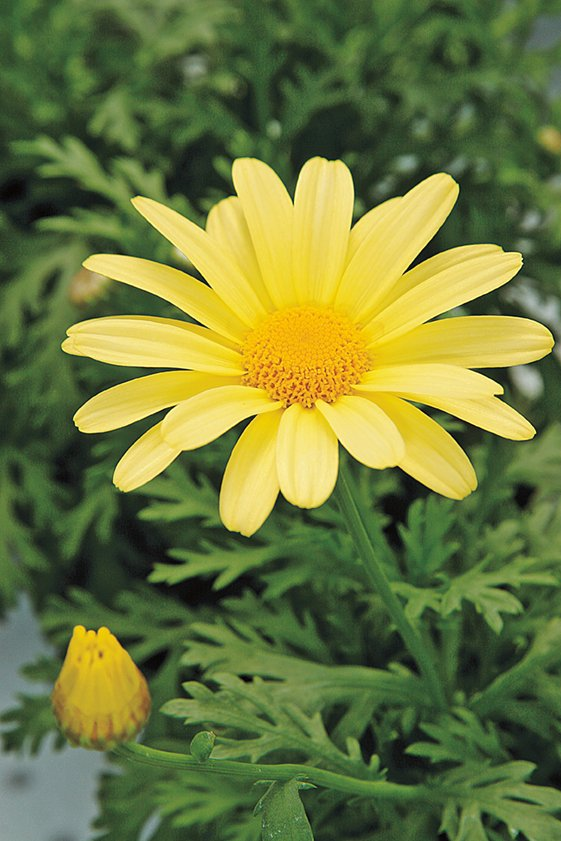
#> input picture images/daisy.jpg, 561 x 841 px
$ python hist_eq_foreground.py
#> lines starting #> are read from the running program, lines starting #| are printed output that depends on the picture; after the words box and inside, x2 and y2 are one past the last pixel; in counts of white or black regions, pixels touching at a corner belong together
import cv2
import numpy as np
import matplotlib.pyplot as plt
import os

# -------------------------
# Settings
# -------------------------
IMG_PATH = "../images/daisy.jpg"  # Figure 5 = daisy
OUT_DIR = "../outputs"
os.makedirs(OUT_DIR, exist_ok=True)

# -------------------------
# Load image
# -------------------------
img = cv2.imread(IMG_PATH)
#> img is the input picture: shape (841, 561, 3); mean B, G, R 60.7, 120.3, 108.5
if img is None:
    raise FileNotFoundError(f"Could not load image: {IMG_PATH}")

# Convert to RGB for display
img_rgb = cv2.cvtColor(img, cv2.COLOR_BGR2RGB)

# Convert to HSV
hsv = cv2.cvtColor(img_rgb, cv2.COLOR_RGB2HSV)
#> hsv: shape (841, 561, 3); mean H, S, V 45.8, 119.6, 126.6
h, s, v = hsv[:,:,0], hsv[:,:,1], hsv[:,:,2]

# -------------------------
# Step (a): Display H, S, V planes
# -------------------------
fig1, axes = plt.subplots(1, 3, figsize=(12, 4))
axes[0].imshow(h, cmap='gray')
axes[0].set_title("Hue Plane")
axes[0].axis('off')

axes[1].imshow(s, cmap='gray')
axes[1].set_title("Saturation Plane")
axes[1].axis('off')

axes[2].imshow(v, cmap='gray')
axes[2].set_title("Value Plane")
axes[2].axis('off')

plt.tight_layout()
plt.savefig(os.path.join(OUT_DIR, "q5_hsv_planes.png"), dpi=120)
plt.show()

# -------------------------
# Step (b): Threshold to extract foreground mask
# -------------------------
# Use Value (V) plane: flower is brighter than background
_, mask = cv2.threshold(v, 100, 255, cv2.THRESH_BINARY)
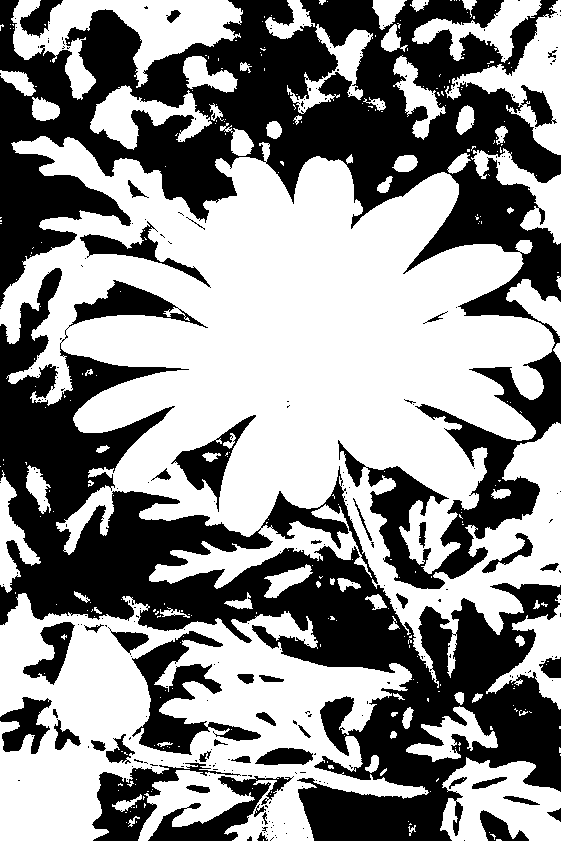
#> mask: shape (841, 561); 55.8% white; 268 black regions (222 under 20 px), largest, box (x1, y1, x2, y2) and area: (0, 0, 561, 589) 95395, (0, 268, 561, 841) 87407, (132, 631, 261, 755) 5262

# Optional: Clean up mask
kernel = np.ones((5,5), np.uint8)
mask = cv2.morphologyEx(mask, cv2.MORPH_CLOSE, kernel)  # Close holes
#> mask: shape (841, 561); 58% white; 78 black regions (1 under 20 px), largest, box (x1, y1, x2, y2) and area: (0, 268, 561, 841) 78622, (0, 0, 561, 302) 66788, (414, 160, 561, 318) 9362
mask = cv2.morphologyEx(mask, cv2.MORPH_OPEN, kernel)   # Remove noise
#> mask: shape (841, 561); 57.4% white; 59 black regions (1 under 20 px), largest, box (x1, y1, x2, y2) and area: (0, 268, 561, 841) 80569, (0, 0, 561, 302) 68125, (414, 160, 561, 318) 9456

# -------------------------
# Step (c): Extract foreground & compute histogram
# -------------------------
fg = cv2.bitwise_and(v, v, mask=mask)  # Use Value channel for equalization
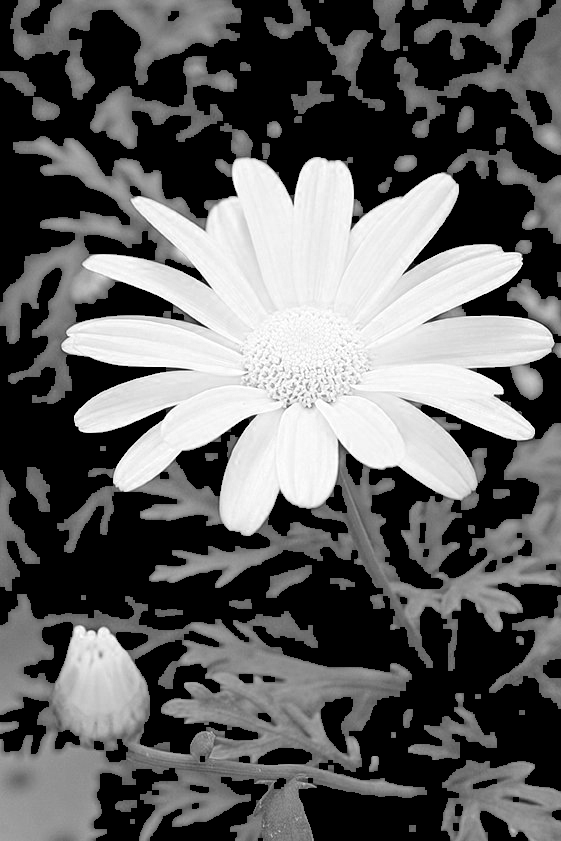
#> fg: shape (841, 561); min 0, max 255, mean 97.4

# Compute histogram of foreground
hist_fg = cv2.calcHist([fg], [0], mask, [256], [0,256]).flatten()
#> hist_fg = 256 values, max 6112 at index 242, min 0 at index 0, mean 1057

# -------------------------
# Step (d): Cumulative sum of histogram
# -------------------------
cdf = np.cumsum(hist_fg)
#> cdf = 256 values from 0 to 270595
cdf_normalized = cdf * 255 / (cdf[-1] + 1e-8)  # Normalize
#> cdf_normalized = 256 values from 0 to 255
lut = np.clip(cdf_normalized, 0, 255).astype(np.uint8)
#> lut = 256 values from 0 to 255

# -------------------------
# Step (e): Apply histogram equalization to foreground
# -------------------------
v_eq = cv2.LUT(v, lut)  # Equalize full Value channel using foreground CDF

# But apply only to foreground
v_enhanced = np.copy(v)
v_enhanced[mask > 0] = v_eq[mask > 0]  # Only update foreground pixels
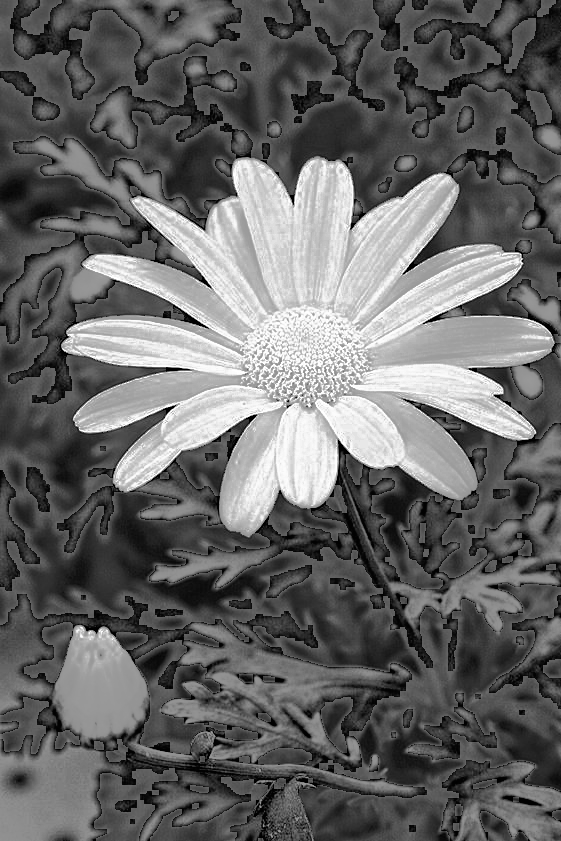
#> v_enhanced: shape (841, 561); min 0, max 255, mean 102.8

# Recombine
hsv_enhanced = cv2.merge([h, s, v_enhanced])
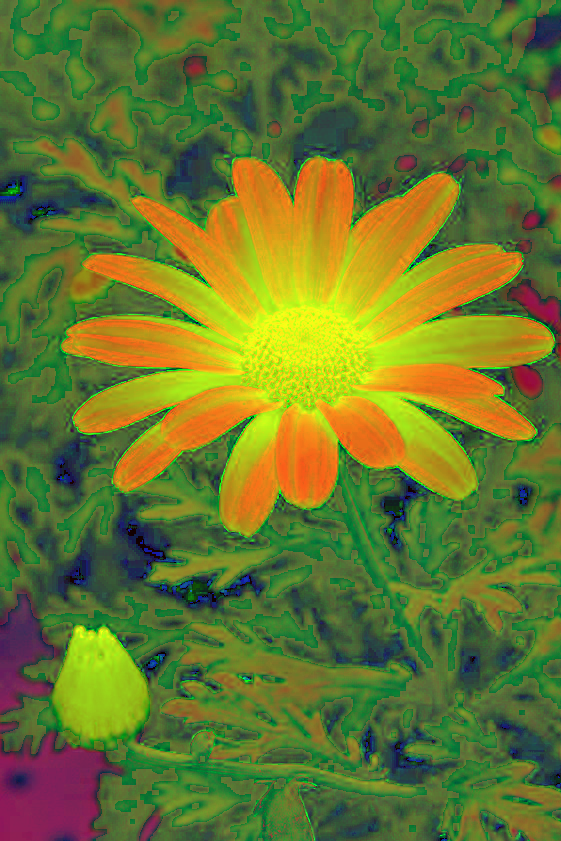
#> hsv_enhanced: shape (841, 561, 3); mean of channels 0, 1, 2 45.8, 119.6, 102.8; drawn as B, G, R
img_enhanced = cv2.cvtColor(hsv_enhanced, cv2.COLOR_HSV2RGB)

# -------------------------
# Step (f): Extract background and combine
# -------------------------
# Background remains original
v_bg = v.copy()
v_bg[mask > 0] = 0  # Zero out foreground
bg_hsv = cv2.merge([h, s, v_bg])
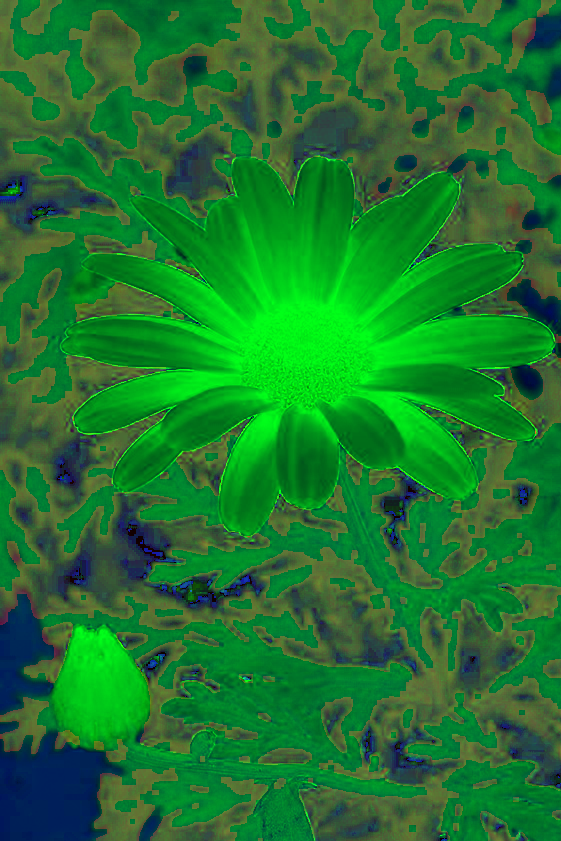
#> bg_hsv: shape (841, 561, 3); mean of channels 0, 1, 2 45.8, 119.6, 29.2; drawn as B, G, R
bg_rgb = cv2.cvtColor(bg_hsv, cv2.COLOR_HSV2RGB)
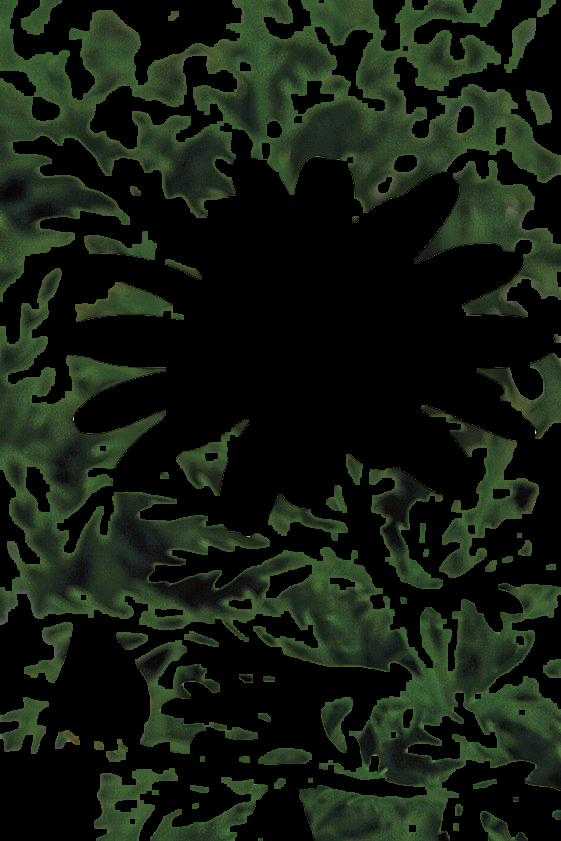
#> bg_rgb: shape (841, 561, 3); mean R, G, B 20.6, 29.2, 17.6

# Final = enhanced foreground + original background
final = np.where(mask[..., None] > 0, img_enhanced, img_rgb)

# -------------------------
# Save and Display Results
# -------------------------
fig2, axes = plt.subplots(2, 3, figsize=(15, 10))

axes[0,0].imshow(img_rgb)
axes[0,0].set_title("Original Image")
axes[0,0].axis('off')

axes[0,1].imshow(h, cmap='gray')
axes[0,1].set_title("Hue Plane")
axes[0,1].axis('off')

axes[0,2].imshow(s, cmap='gray')
axes[0,2].set_title("Saturation Plane")
axes[0,2].axis('off')

axes[1,0].imshow(v, cmap='gray')
axes[1,0].set_title("Value Plane")
axes[1,0].axis('off')

axes[1,1].imshow(mask, cmap='gray')
axes[1,1].set_title("Foreground Mask")
axes[1,1].axis('off')

axes[1,2].imshow(final)
axes[1,2].set_title("Result (Equalized Foreground)")
axes[1,2].axis('off')

plt.tight_layout()
plt.savefig(os.path.join(OUT_DIR, "q5_result.png"), dpi=120)
plt.show()

# -------------------------
# Histogram Comparison (Optional)
# -------------------------
plt.figure(figsize=(12, 5))
plt.subplot(1, 2, 1)
plt.plot(hist_fg, color='blue', label='Foreground (Original)')
plt.title("Foreground Histogram (Before)")
plt.xlabel("Intensity")
plt.ylabel("Frequency")
plt.grid(alpha=0.3)

# New histogram after equalization
hist_eq = cv2.calcHist([v_enhanced], [0], mask, [256], [0,256]).flatten()
#> hist_eq = 256 values, max 6112 at index 221, min 0 at index 8, mean 1057
plt.subplot(1, 2, 2)
plt.plot(hist_eq, color='red', label='Foreground (Equalized)')
plt.title("Foreground Histogram (After)")
plt.xlabel("Intensity")
plt.ylabel("Frequency")
plt.grid(alpha=0.3)

plt.tight_layout()
plt.savefig(os.path.join(OUT_DIR, "q5_histograms.png"), dpi=120)
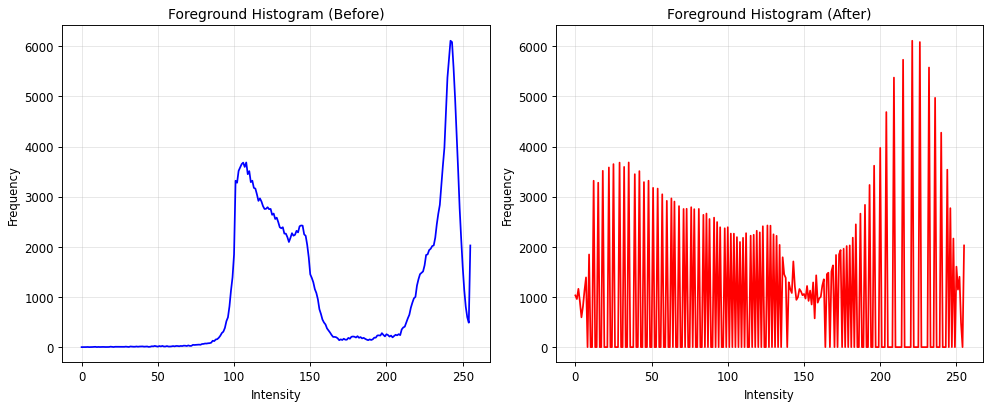
#> figure drawn by matplotlib, 2 panels; panel 1: curve peaks at x = 242, y = 6112; panel 2: curve peaks at x = 221, y = 6112
plt.show()

# -------------------------
# Save output
# -------------------------
cv2.imwrite(os.path.join(OUT_DIR, "q5_mask.png"), mask)
cv2.imwrite(os.path.join(OUT_DIR, "q5_enhanced_foreground.png"), cv2.cvtColor(final, cv2.COLOR_RGB2BGR))

print("✅ Question 5 completed.")
print("📁 Outputs saved to:", OUT_DIR)

$ run again, with images/emma.jpg copied over images/daisy.jpg
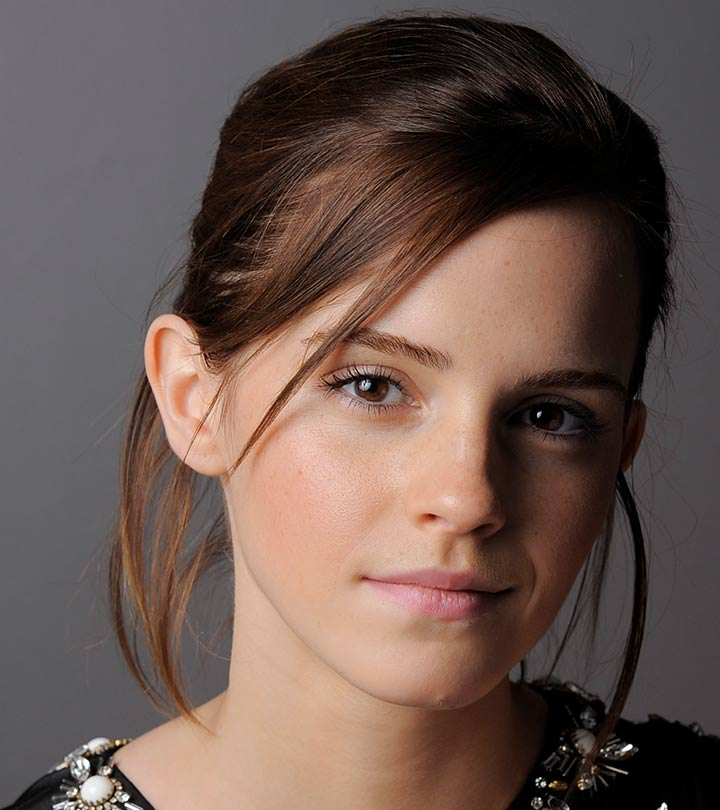
#> input picture images/emma.jpg, 720 x 810 px
#> img is the input picture: shape (810, 720, 3); mean B, G, R 80.1, 87.4, 106.8
#> hsv: shape (810, 720, 3); mean H, S, V 54.8, 73.4, 107.5
#> `_, mask = cv2.threshold(v, 100, 255, cv2.THRESH_BINARY)`:
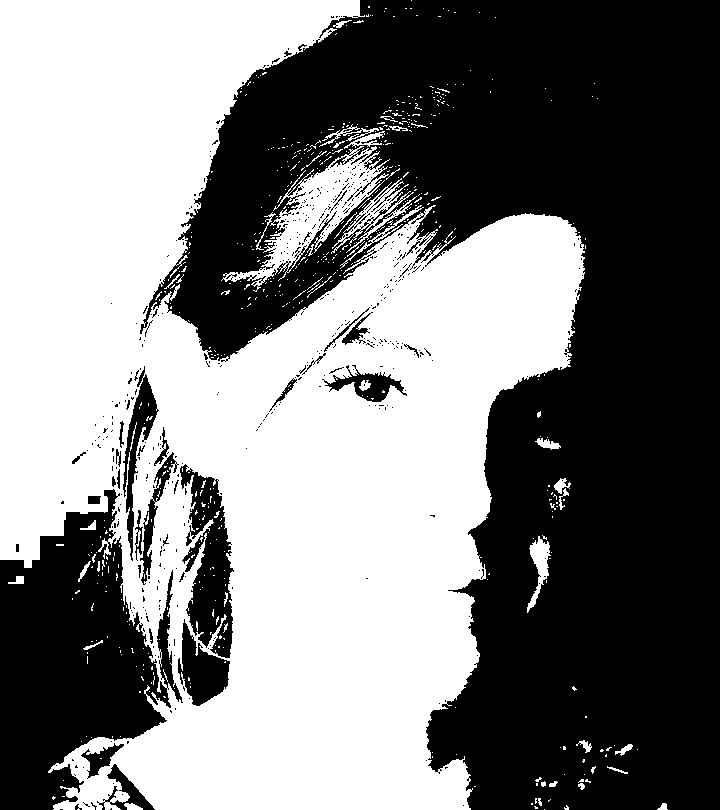
#> mask: shape (810, 720); 49.8% white; 591 white regions (547 under 20 px), largest, box (x1, y1, x2, y2) and area: (0, 0, 585, 810) 277664, (221, 146, 390, 292) 6160, (331, 178, 417, 254) 1221
#> hist_fg = 256 values, max 12577 at index 115, min 0 at index 0, mean 1185.8
#> cdf = 256 values from 0 to 303576
#> cdf_normalized = 256 values from 0 to 255
#> hist_eq = 256 values, max 12577 at index 104, min 0 at index 13, mean 1185.8
#> `plt.savefig(os.path.join(OUT_DIR, "q5_histograms.png"), dpi=120)`:
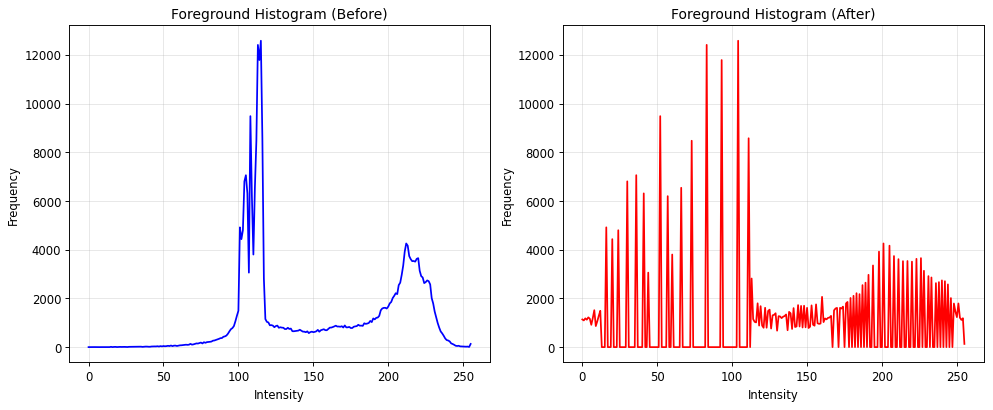
#> figure drawn by matplotlib, 2 panels; panel 1: curve peaks at x = 115, y = 12577; panel 2: curve peaks at x = 104, y = 12577

$ run again, with images/highlights_and_shadows.jpg copied over images/daisy.jpg
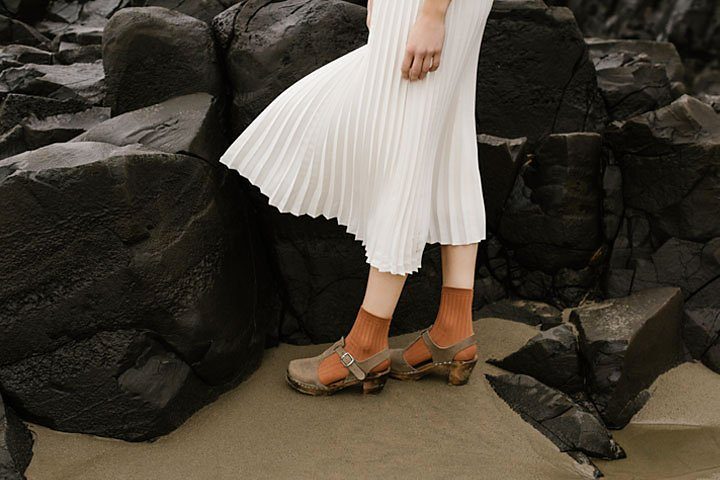
#> input picture images/highlights_and_shadows.jpg, 720 x 480 px
#> img is the input picture: shape (480, 720, 3); mean B, G, R 58.1, 68.6, 75.7
#> hsv: shape (480, 720, 3); mean H, S, V 20.7, 81.9, 75.7
#> `_, mask = cv2.threshold(v, 100, 255, cv2.THRESH_BINARY)`:
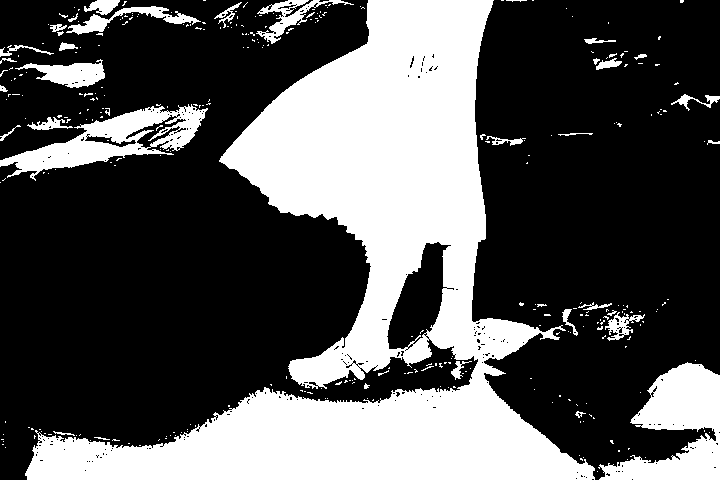
#> mask: shape (480, 720); 33.2% white; 320 white regions (284 under 20 px), largest, box (x1, y1, x2, y2) and area: (25, 0, 595, 480) 94254, (598, 362, 720, 480) 7492, (0, 104, 208, 181) 5610
#> hist_fg = 256 values, max 1801 at index 132, min 0 at index 0, mean 463.7
#> cdf = 256 values from 0 to 118718
#> cdf_normalized = 256 values from 0 to 255
#> hist_eq = 256 values, max 1801 at index 99, min 0 at index 12, mean 463.7
#> `plt.savefig(os.path.join(OUT_DIR, "q5_histograms.png"), dpi=120)`:
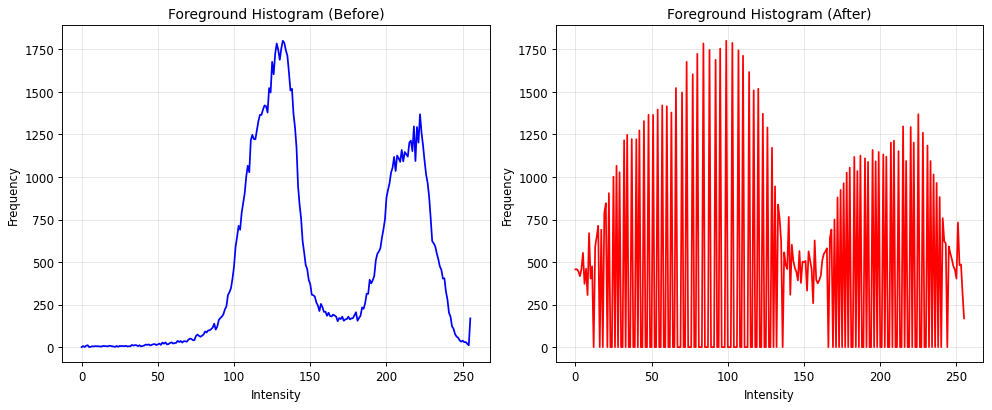
#> figure drawn by matplotlib, 2 panels; panel 1: curve peaks at x = 132, y = 1801; panel 2: curve peaks at x = 99, y = 1801

$ run again, with images/jeniffer.jpg copied over images/daisy.jpg
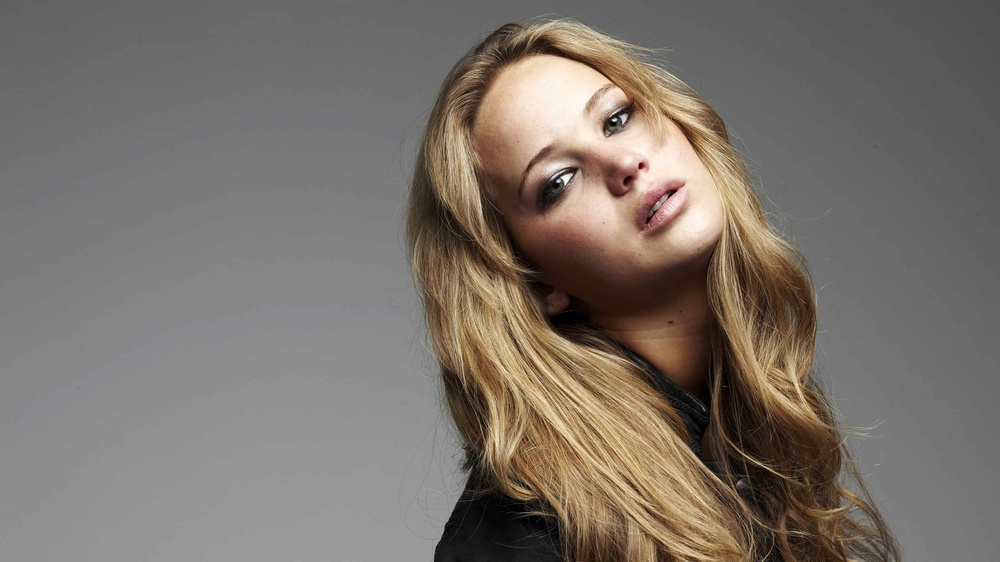
#> input picture images/jeniffer.jpg, 1000 x 562 px, shrunk from 3840 x 2160 before the run
#> img is the input picture: shape (562, 1000, 3); mean B, G, R 106.8, 114.3, 122.3
#> hsv: shape (562, 1000, 3); mean H, S, V 10.7, 35.6, 122.4
#> hist_fg = 256 values, max 16759 at index 104, min 0 at index 0, mean 1734.9
#> cdf = 256 values from 0 to 444138
#> cdf_normalized = 256 values from 0 to 255
#> hist_eq = 256 values, max 16759 at index 29, min 0 at index 6, mean 1734.9
#> `plt.savefig(os.path.join(OUT_DIR, "q5_histograms.png"), dpi=120)`:
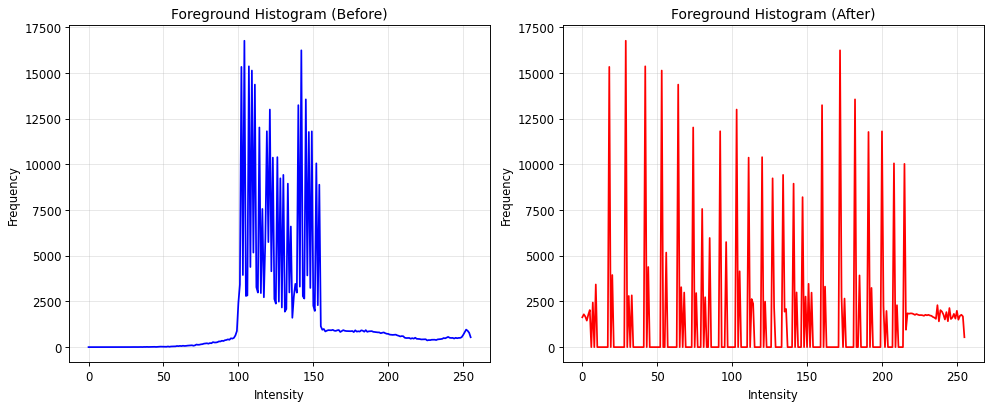
#> figure drawn by matplotlib, 2 panels; panel 1: curve peaks at x = 104, y = 16759; panel 2: curve peaks at x = 29, y = 16759
